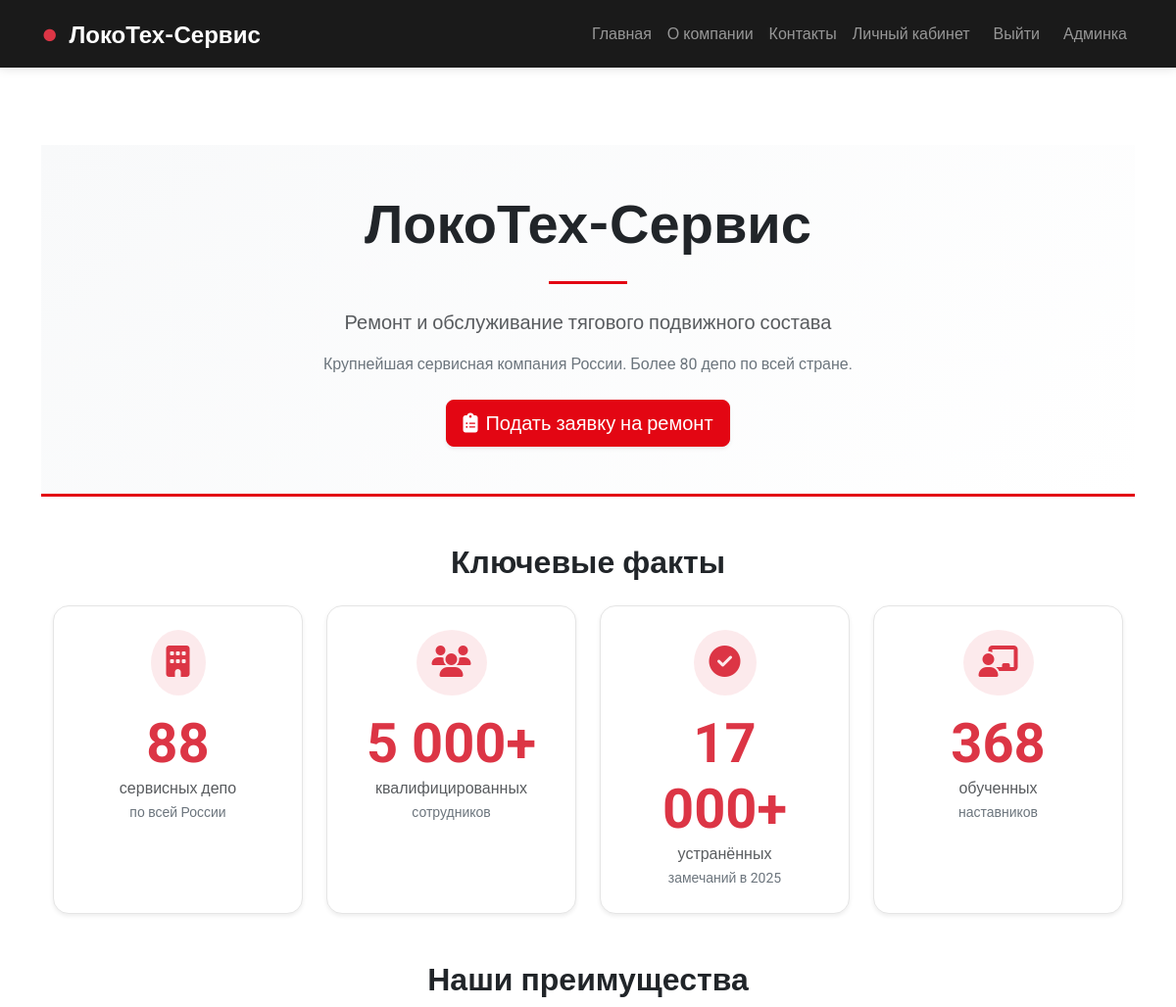
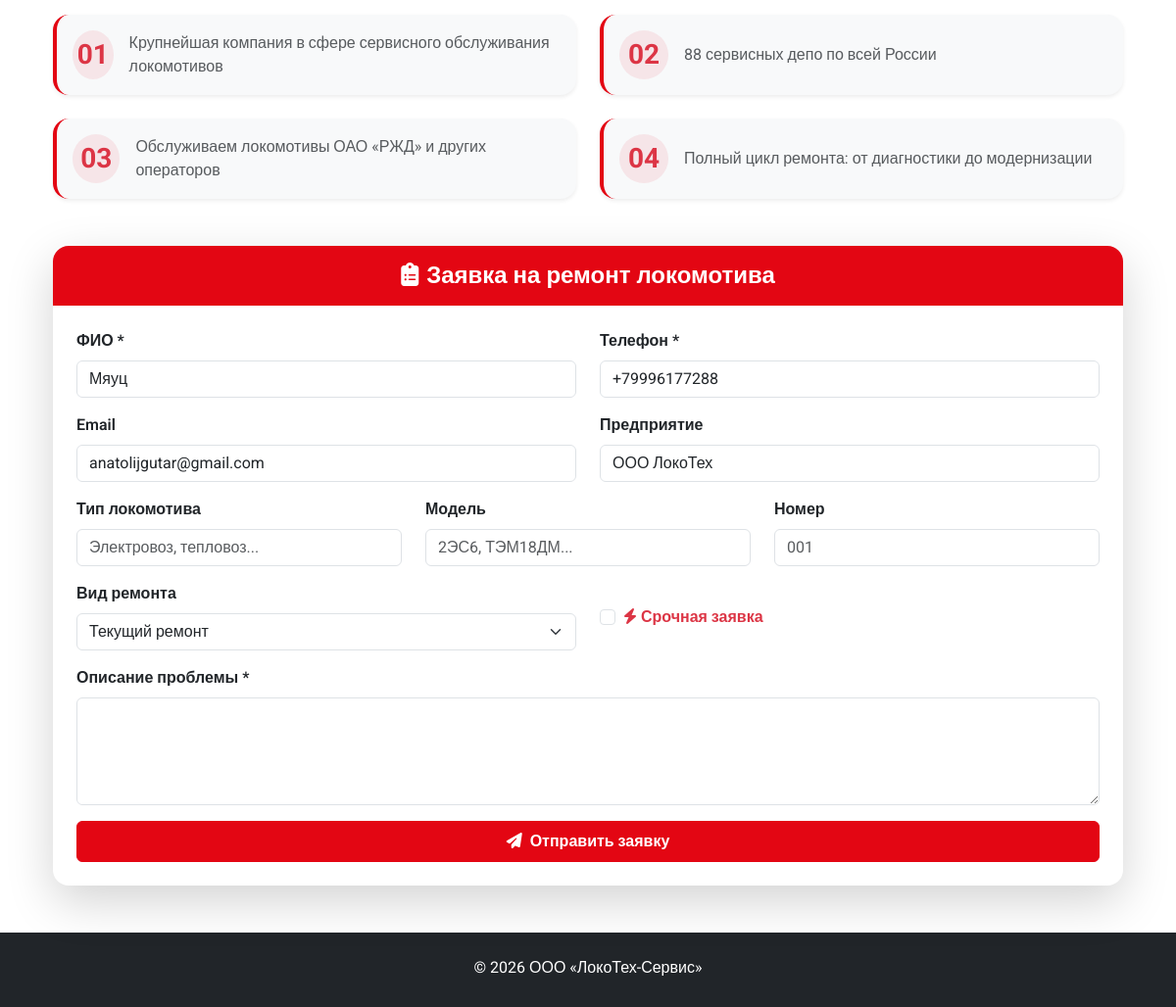
The app's page / (signed in) with its own data (2 pictures, top to bottom).
### accounts/models.py (models this page shows, shortened)
class CustomUser(AbstractUser):
    phone = models.CharField(max_length=20, blank=True)
    company = models.CharField(max_length=200, blank=True)
    avatar = models.ImageField(upload_to='avatars/', null=True, blank=True)

### main/views.py (the view)
# urls.py: path('', views.home, name='home'),
def home(request):
    return render(request, 'main/home.html')

### main/templates/main/home.html (shortened to what this page needs)
{% extends 'base.html' %}
{% load static %}
{% block content %}
<div class="hero-section text-center py-5 mb-5" style="background: linear-gradient(135deg, #f8f9fa 0%, #ffffff 100%); border-bottom: 3px solid #E30613;">
    <div class="container">
        <div class="row align-items-center">
            <div class="col-lg-8 mx-auto">
                <h1 class="display-4 fw-bold text-dark">ЛокоТех-Сервис</h1>
                <div class="separator mx-auto" style="width: 80px; height: 3px; background-color: #E30613;"></div>
                <p class="lead text-muted mt-3">Ремонт и обслуживание тягового подвижного состава</p>
                <p class="text-secondary">Крупнейшая сервисная компания России. Более 80 депо по всей стране.</p>
                {% if not user.is_authenticated %}
                    <div class="mt-4">
                        <a href="{% url 'register' %}" class="btn btn-danger btn-lg me-2 shadow-sm">
                            <i class="fas fa-user-plus me-2"></i>Регистрация
                        </a>
                        <a href="{% url 'login' %}" class="btn btn-outline-danger btn-lg">
                            <i class="fas fa-sign-in-alt me-2"></i>Вход
                        </a>
                    </div>
                {% else %}
                    <div class="mt-4">
                        <a href="{% url 'create_request' %}" class="btn btn-danger btn-lg shadow-sm">
                            <i class="fas fa-clipboard-list me-2"></i>Подать заявку на ремонт
                        </a>
                    </div>
                {% endif %}
            </div>
        </div>
    </div>
</div>
<div class="container mb-5">
    <h2 class="text-center mb-4 fw-bold">Ключевые факты</h2>
    <div class="row g-4">
        <div class="col-md-3 col-6">
            <div class="fact-card text-center p-4 shadow-sm rounded-4 h-100">
                <div class="bg-danger bg-opacity-10 p-3 rounded-circle d-inline-block mb-3">
                    <i class="fas fa-building fa-2x text-danger"></i>
                </div>
                <div class="display-4 fw-bold text-danger">88</div>
                <p class="text-muted mb-0">сервисных депо</p>
                <small class="text-secondary">по всей России</small>
            </div>
        </div>
        <div class="col-md-3 col-6">
            <div class="fact-card text-center p-4 shadow-sm rounded-4 h-100">
                <div class="bg-danger bg-opacity-10 p-3 rounded-circle d-inline-block mb-3">
                    <i class="fas fa-users fa-2x text-danger"></i>
                </div>
                <div class="display-4 fw-bold text-danger">5 000+</div>
                <p class="text-muted mb-0">квалифицированных</p>
                <small class="text-secondary">сотрудников</small>
            </div>
        </div>
        <div class="col-md-3 col-6">
            <div class="fact-card text-center p-4 shadow-sm rounded-4 h-100">
                <div class="bg-danger bg-opacity-10 p-3 rounded-circle d-inline-block mb-3">
                    <i class="fas fa-check-circle fa-2x text-danger"></i>
                </div>
                <div class="display-4 fw-bold text-danger">17 000+</div>
                <p class="text-muted mb-0">устранённых</p>
                <small class="text-secondary">замечаний в 2025</small>
            </div>
        </div>
        <div class="col-md-3 col-6">
            <div class="fact-card text-center p-4 shadow-sm rounded-4 h-100">
                <div class="bg-danger bg-opacity-10 p-3 rounded-circle d-inline-block mb-3">
                    <i class="fas fa-chalkboard-user fa-2x text-danger"></i>
                </div>
                <div class="display-4 fw-bold text-danger">368</div>
                <p class="text-muted mb-0">обученных</p>
                <small class="text-secondary">наставников</small>
            </div>
        </div>
    </div>
</div>
<div class="container mb-5">
    <h2 class="text-center mb-4 fw-bold">Наши преимущества</h2>
    <div class="row g-4">
        <div class="col-md-6">
            <div class="advantage-card p-3 rounded-4 shadow-sm h-100">
                <div class="d-flex align-items-center">
                    <div class="advantage-number bg-danger bg-opacity-10 rounded-circle me-3 d-flex align-items-center justify-content-center" style="width: 50px; height: 50px;">
                        <span class="fs-3 fw-bold text-danger">01</span>
                    </div>
                    <div class="text-muted">Крупнейшая компания в сфере сервисного обслуживания локомотивов</div>
                </div>
            </div>
        </div>
        <div class="col-md-6">
            <div class="advantage-card p-3 rounded-4 shadow-sm h-100">
                <div class="d-flex align-items-center">
                    <div class="advantage-number bg-danger bg-opacity-10 rounded-circle me-3 d-flex align-items-center justify-content-center" style="width: 50px; height: 50px;">
                        <span class="fs-3 fw-bold text-danger">02</span>
                    </div>
                    <div class="text-muted">88 сервисных депо по всей России</div>
                </div>
            </div>
        </div>
        <div class="col-md-6">
            <div class="advantage-card p-3 rounded-4 shadow-sm h-100">
                <div class="d-flex align-items-center">
                    <div class="advantage-number bg-danger bg-opacity-10 rounded-circle me-3 d-flex align-items-center justify-content-center" style="width: 50px; height: 50px;">
                        <span class="fs-3 fw-bold text-danger">03</span>
                    </div>
                    <div class="text-muted">Обслуживаем локомотивы ОАО «РЖД» и других операторов</div>
                </div>
            </div>
        </div>
        <div class="col-md-6">
            <div class="advantage-card p-3 rounded-4 shadow-sm h-100">
                <div class="d-flex align-items-center">
                    <div class="advantage-number bg-danger bg-opacity-10 rounded-circle me-3 d-flex align-items-center justify-content-center" style="width: 50px; height: 50px;">
                        <span class="fs-3 fw-bold text-danger">04</span>
                    </div>
                    <div class="text-muted">Полный цикл ремонта: от диагностики до модернизации</div>
                </div>
            </div>
        </div>
    </div>
</div>
{% if user.is_authenticated %}
<div class="container mb-5">
    <div class="card shadow-lg border-0 rounded-4 overflow-hidden">
        <div class="card-header bg-danger text-white text-center py-3 border-0">
            <h4 class="mb-0 fw-bold">
                <i class="fas fa-clipboard-list me-2"></i>Заявка на ремонт локомотива
            </h4>
        </div>
        <div class="card-body p-4">
            <form method="post" action="{% url 'create_request' %}">
                <div class="row">
                    <div class="col-md-6 mb-3">
                        <label class="form-label fw-semibold">ФИО *</label>
                        <input type="text" name="full_name" class="form-control" value="{{ user.get_full_name|default:user.username }}" required>
                    </div>
                    <div class="col-md-6 mb-3">
                        <label class="form-label fw-semibold">Телефон *</label>
                        <input type="text" name="phone" class="form-control" value="{{ user.phone }}" required>
                    </div>
                    <div class="col-md-6 mb-3">
                        <label class="form-label fw-semibold">Email</label>
                        <input type="email" name="email" class="form-control" value="{{ user.email }}">
                    </div>
                    <div class="col-md-6 mb-3">
                        <label class="form-label fw-semibold">Предприятие</label>
                        <input type="text" name="company" class="form-control" value="{{ user.company }}">
                    </div>
                    <div class="col-md-4 mb-3">
                        <label class="form-label fw-semibold">Тип локомотива</label>
                        <input type="text" name="locomotive_type" class="form-control" placeholder="Электровоз, тепловоз...">
                    </div>
                    <div class="col-md-4 mb-3">
                        <label class="form-label fw-semibold">Модель</label>
                        <input type="text" name="locomotive_model" class="form-control" placeholder="2ЭС6, ТЭМ18ДМ...">
                    </div>
                    <div class="col-md-4 mb-3">
                        <label class="form-label fw-semibold">Номер</label>
                        <input type="text" name="locomotive_number" class="form-control" placeholder="001">
                    </div>
                    <div class="col-md-6 mb-3">
                        <label class="form-label fw-semibold">Вид ремонта</label>
                        <select name="repair_type" class="form-select">
                            <option value="Текущий ремонт">Текущий ремонт</option>
                        </select>
                    </div>
                    <div class="col-md-6 mb-3">
                        <div class="form-check mt-4">
                            <input type="checkbox" name="urgent" class="form-check-input" id="urgent">
                            <label class="form-check-label text-danger fw-semibold" for="urgent">
                                <i class="fas fa-bolt me-1"></i>Срочная заявка
                            </label>
                        </div>
                    </div>
                    <div class="col-12 mb-3">
                        <label class="form-label fw-semibold">Описание проблемы *</label>
                        <textarea name="problem_description" rows="4" class="form-control" required></textarea>
                    </div>
                </div>
                <button type="submit" class="btn btn-danger w-100 py-2 fw-bold">
                    <i class="fas fa-paper-plane me-2"></i>Отправить заявку
                </button>
            </form>
        </div>
    </div>
</div>
{% endif %}
{% endblock %}

### static/css/style.css (style rules this page uses)
body { font-family: 'Roboto', sans-serif; background-color: #ffffff; padding-top: 76px; }
.btn-danger { background-color: #E30613; border-color: #E30613; }
.hero-section { background: linear-gradient(135deg, #f8f9fa 0%, #ffffff 100%); border-bottom: 3px solid #E30613; }
.separator { width: 80px; height: 3px; background-color: #E30613; margin: 1.5rem auto; }
.fact-card { border: 1px solid #e5e5e5; border-radius: 8px; transition: transform 0.3s, box-shadow 0.3s; background-color: #ffffff; }
.advantage-card { border-left: 4px solid #E30613; background-color: #f8f9fa; border-radius: 8px; transition: all 0.3s; }
.advantage-number { font-size: 2rem; font-weight: 700; color: #E30613; width: 50px; }
.card-header.bg-danger { background-color: #E30613 !important; }
.fact-card { transition: transform 0.3s, box-shadow 0.3s; }
.advantage-card { transition: all 0.3s; }
.card { animation: fadeInUp 0.6s ease-out; }

### records on screen
CustomUser: full_name "Мяуц", phone "+79996177288", email "anatolijgutar@gmail.com", company "ООО ЛокоТех"
